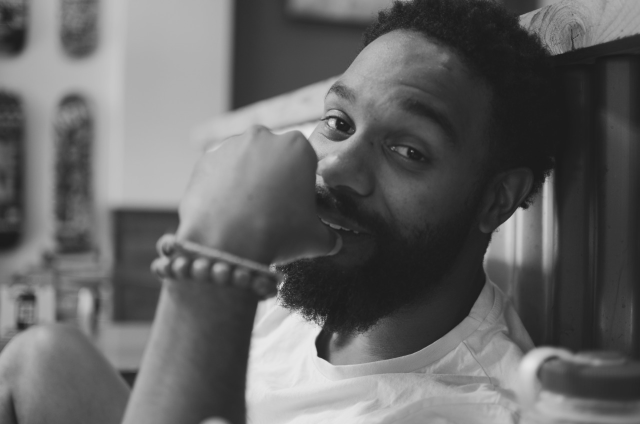
#> input picture images/ts36.jpg, 1280 x 848 px (shown at 1/2 size)
$ python resize.py
#> lines starting #> are read from the running program, lines starting #| are printed output that depends on the picture
from PIL import Image

image = Image.open('ts36.jpg')
#> image is the input picture: PIL image 1280x848 RGB; min 22, max 238, mean 101.4
#image.show()
new_image = image.thumbnail((600,400))
print(image.size)
#| (600, 398)
print(image.format)
#| JPEG
print("done sir!")
image.save('s1.jpg')
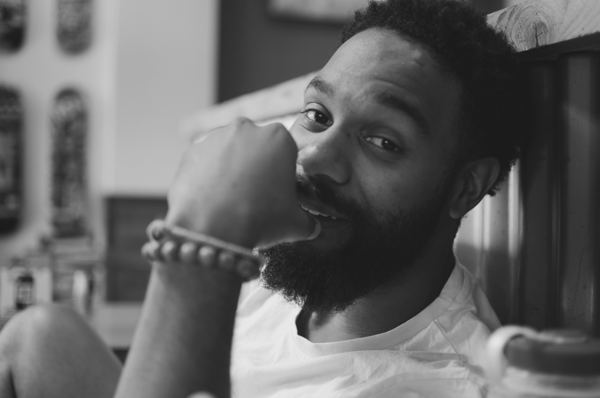
#> saved as s1.jpg: PIL image 600x398 RGB; min 25, max 233, mean 101.4

$ run again, with images/ts12.jpg copied over images/ts36.jpg
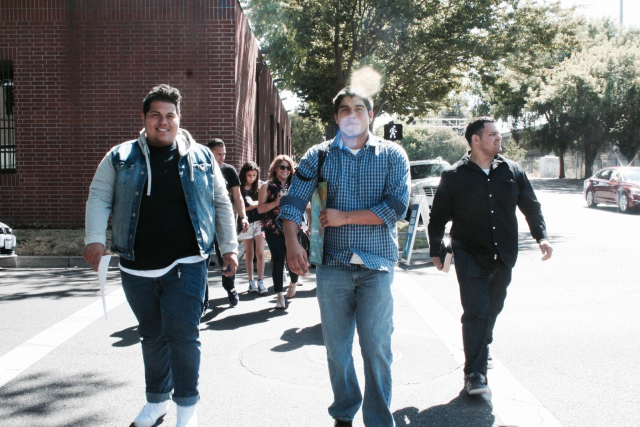
#> input picture images/ts12.jpg, 1280 x 853 px (shown at 1/2 size)
#> image is the input picture: PIL image 1280x853 RGB; mean R, G, B 130.6, 132.9, 133.4
#| (600, 400)
#| JPEG
#> `image.save('s1.jpg')`:
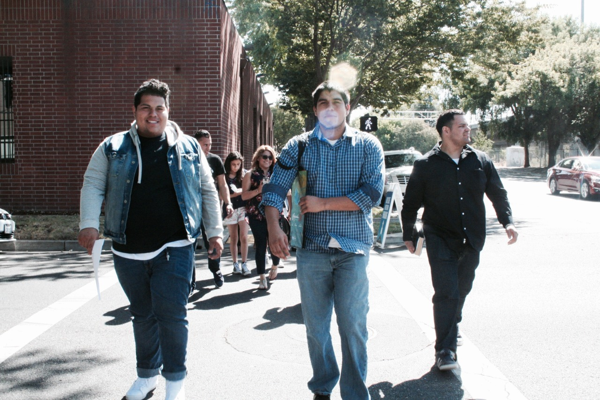
#> saved as s1.jpg: PIL image 600x400 RGB; mean R, G, B 130.6, 132.9, 133.4

$ run again, with images/ts13.jpg copied over images/ts36.jpg
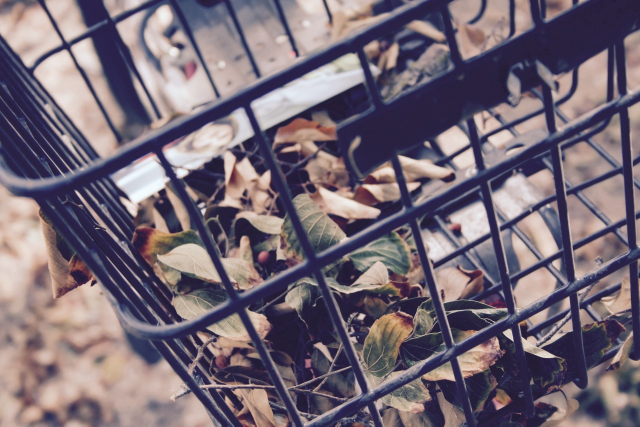
#> input picture images/ts13.jpg, 1280 x 853 px (shown at 1/2 size)
#> image is the input picture: PIL image 1280x853 RGB; mean R, G, B 118.2, 105.6, 118
#| (600, 400)
#| JPEG
#> `image.save('s1.jpg')`:
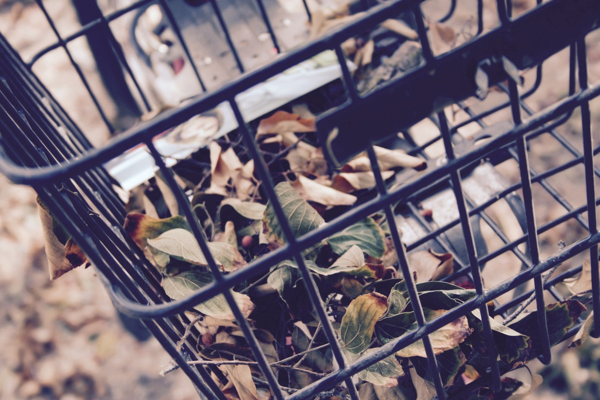
#> saved as s1.jpg: PIL image 600x400 RGB; mean R, G, B 118.2, 105.6, 118

$ run again, with images/ts15.jpg copied over images/ts36.jpg
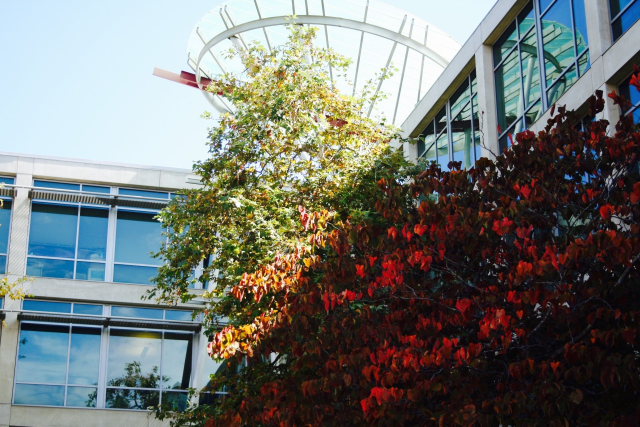
#> input picture images/ts15.jpg, 1280 x 853 px (shown at 1/2 size)
#> image is the input picture: PIL image 1280x853 RGB; mean R, G, B 113.9, 117.3, 113.3
#| (600, 400)
#| JPEG
#> `image.save('s1.jpg')`:
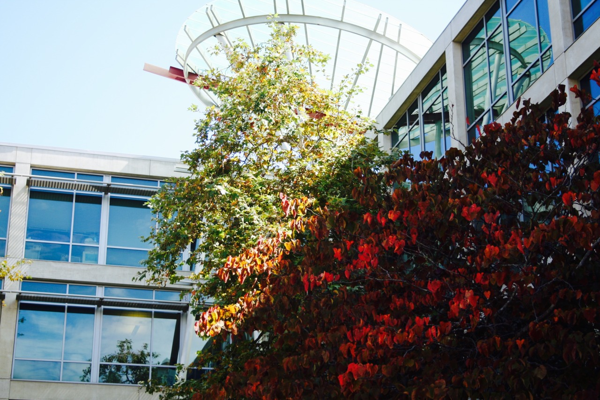
#> saved as s1.jpg: PIL image 600x400 RGB; mean R, G, B 113.9, 117.3, 113.3
